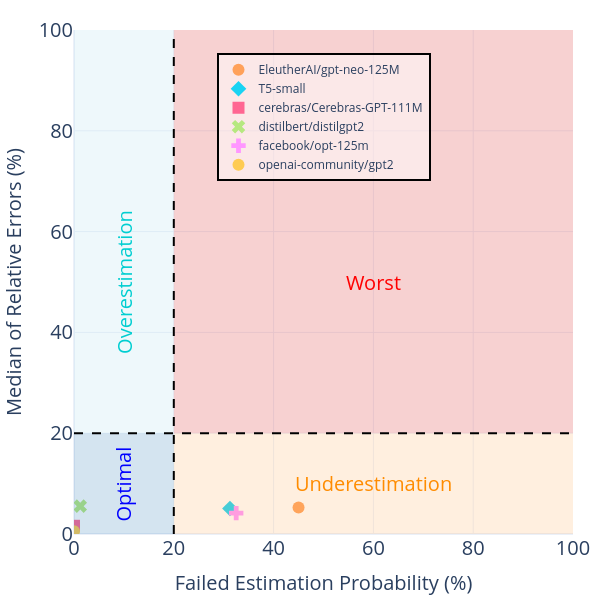

Notebook code cell kept with this figure:
### Code cell
fig = e_plot.llm_plot_probability_estimation_vs_error_scatter_diagram_model_base(
    title="Evaluation-Comparison of Success Rate vs Relative Error-SGD",
    data_dir=project_base,
    image_size=(800, 800),
    title_font_size=35,
    legend_font_size=30,
    tickfont_size=25,
    quadrant_font_size=40,
    marker_size=16,
    view_mode=True
)
fig.show()

### Figure 1 — Plotly figure (JSON) as saved in the notebook; plotly's stock layout.template omitted (floating-point values rounded to 4 significant figures)
{"data": [{"customdata": [[36, 44]], "hovertemplate": "model=EleutherAI/gpt-neo-125M<br>Failed Estimation Probability  (%)=%{x}<br>Relative Error (%)=%{y}<br>Correct_Estimation_False_Count=%{customdata[0]}<br>Correct_Estimation_True_Count=%{customdata[1]}<extra></extra>", "legendgroup": "EleutherAI/gpt-neo-125M", "marker": {"color": "#FFA15A", "symbol": "circle", "size": 12}, "mode": "markers", "name": "EleutherAI/gpt-neo-125M", "orientation": "v", "showlegend": true, "x": [45.0], "xaxis": "x", "y": [5.28], "yaxis": "y", "type": "scatter"}, {"customdata": [[25, 55]], "hovertemplate": "model=T5-small<br>Failed Estimation Probability  (%)=%{x}<br>Relative Error (%)=%{y}<br>Correct_Estimation_False_Count=%{customdata[0]}<br>Correct_Estimation_True_Count=%{customdata[1]}<extra></extra>", "legendgroup": "T5-small", "marker": {"color": "#19d3f3", "symbol": "diamond", "size": 12}, "mode": "markers", "name": "T5-small", "orientation": "v", "showlegend": true, "x": [31.25], "xaxis": "x", "y": [5.06], "yaxis": "y", "type": "scatter"}, {"customdata": [[0, 80]], "hovertemplate": "model=cerebras/Cerebras-GPT-111M<br>Failed Estimation Probability  (%)=%{x}<br>Relative Error (%)=%{y}<br>Correct_Estimation_False_Count=%{customdata[0]}<br>Correct_Estimation_True_Count=%{customdata[1]}<extra></extra>", "legendgroup": "cerebras/Cerebras-GPT-111M", "marker": {"color": "#FF6692", "symbol": "square", "size": 12}, "mode": "markers", "name": "cerebras/Cerebras-GPT-111M", "orientation": "v", "showlegend": true, "x": [0.0], "xaxis": "x", "y": [1.63], "yaxis": "y", "type": "scatter"}, {"customdata": [[1, 79]], "hovertemplate": "model=distilbert/distilgpt2<br>Failed Estimation Probability  (%)=%{x}<br>Relative Error (%)=%{y}<br>Correct_Estimation_False_Count=%{customdata[0]}<br>Correct_Estimation_True_Count=%{customdata[1]}<extra></extra>", "legendgroup": "distilbert/distilgpt2", "marker": {"color": "#B6E880", "symbol": "x", "size": 12}, "mode": "markers", "name": "distilbert/distilgpt2", "orientation": "v", "showlegend": true, "x": [1.25], "xaxis": "x", "y": [5.53], "yaxis": "y", "type": "scatter"}, {"customdata": [[26, 54]], "hovertemplate": "model=facebook/opt-125m<br>Failed Estimation Probability  (%)=%{x}<br>Relative Error (%)=%{y}<br>Correct_Estimation_False_Count=%{customdata[0]}<br>Correct_Estimation_True_Count=%{customdata[1]}<extra></extra>", "legendgroup": "facebook/opt-125m", "marker": {"color": "#FF97FF", "symbol": "cross", "size": 12}, "mode": "markers", "name": "facebook/opt-125m", "orientation": "v", "showlegend": true, "x": [32.5], "xaxis": "x", "y": [4.14], "yaxis": "y", "type": "scatter"}, {"customdata": [[0, 78]], "hovertemplate": "model=openai-community/gpt2<br>Failed Estimation Probability  (%)=%{x}<br>Relative Error (%)=%{y}<br>Correct_Estimation_False_Count=%{customdata[0]}<br>Correct_Estimation_True_Count=%{customdata[1]}<extra></extra>", "legendgroup": "openai-community/gpt2", "marker": {"color": "#FECB52", "symbol": "circle", "size": 12}, "mode": "markers", "name": "openai-community/gpt2", "orientation": "v", "showlegend": true, "x": [0.0], "xaxis": "x", "y": [0.56], "yaxis": "y", "type": "scatter"}], "layout": {"xaxis": {"anchor": "y", "domain": [0.0, 1.0], "title": {"text": "Failed Estimation Probability (%)", "font": {"size": 20}}, "tickfont": {"size": 20}, "range": [0, 100]}, "yaxis": {"anchor": "x", "domain": [0.0, 1.0], "title": {"text": "Median of Relative Errors (%)", "font": {"size": 20}}, "tickfont": {"size": 20}, "range": [0, 100]}, "legend": {"title": {}, "tracegroupgap": 0, "font": {"size": 12}, "orientation": "v", "yanchor": "bottom", "y": 0.7, "xanchor": "center", "x": 0.5, "bgcolor": "rgba(255,255,255,0.5)", "bordercolor": "Black", "borderwidth": 2}, "margin": {"t": 30, "l": 20, "r": 10, "b": 50}, "shapes": [{"fillcolor": "rgba(44, 123, 182, 0.2)", "line": {"width": 0}, "type": "rect", "x0": 0, "x1": 20, "y0": 0, "y1": 20}, {"fillcolor": "rgba(253, 174, 97, 0.2)", "line": {"width": 0}, "type": "rect", "x0": 20, "x1": 100, "y0": 0, "y1": 20}, {"fillcolor": "rgba(171, 217, 233, 0.2)", "line": {"width": 0}, "type": "rect", "x0": 0, "x1": 20, "y0": 20, "y1": 100}, {"fillcolor": "rgba(215, 25, 28, 0.2)", "line": {"width": 0}, "type": "rect", "x0": 20, "x1": 100, "y0": 20, "y1": 100}, {"line": {"color": "black", "dash": "dash", "width": 2}, "type": "line", "x0": 20, "x1": 20, "y0": 0, "y1": 100}, {"line": {"color": "black", "dash": "dash", "width": 2}, "type": "line", "x0": 0, "x1": 100, "y0": 20, "y1": 20}], "annotations": [{"font": {"color": "blue", "size": 20}, "showarrow": false, "text": "Optimal", "textangle": -90, "x": 10.0, "xanchor": "center", "y": 10.0, "yanchor": "middle"}, {"font": {"color": "DarkOrange", "size": 20}, "showarrow": false, "text": "Underestimation", "x": 60.0, "xanchor": "center", "y": 10.0, "yanchor": "middle"}, {"font": {"color": "DarkTurquoise", "size": 20}, "showarrow": false, "text": "Overestimation", "textangle": -90, "x": 10.0, "xanchor": "center", "y": 50.0, "yanchor": "middle"}, {"font": {"color": "red", "size": 20}, "showarrow": false, "text": "Worst", "x": 60.0, "xanchor": "center", "y": 50.0, "yanchor": "middle"}], "font": {"size": 20}, "width": 600, "height": 600}}
